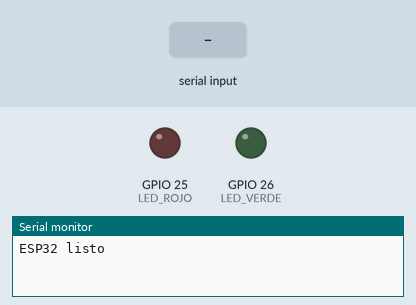
Recording of a sketch running on a simulated ESP32. On the bench: output pins drawn as LEDs (lit = HIGH), the last lines printed to the serial monitor. The inputs (shaded band) are chosen by the test bench.

Above: at 1.2 s.
1.3 s: "CARRO\n" received over Serial
At 1.8 s:
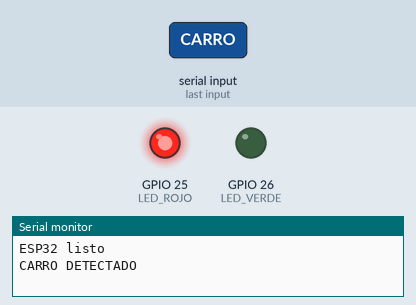
2.8 s: "MOTO\n" received over Serial
At 4.0 s:
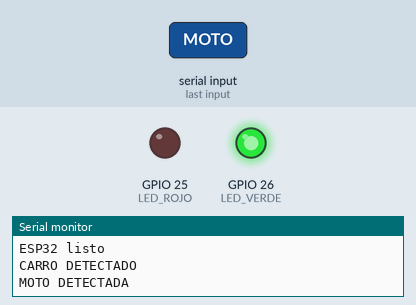
4.3 s: "OFF\n" received over Serial
At 5.3 s:
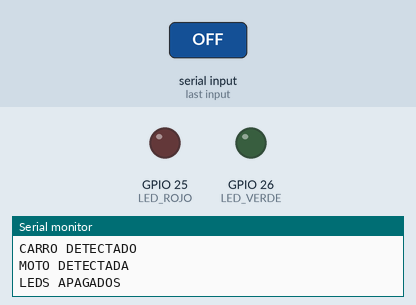
Timing chart, 0 to 7.3 s (numbered marks = the images above; inputs shaded):
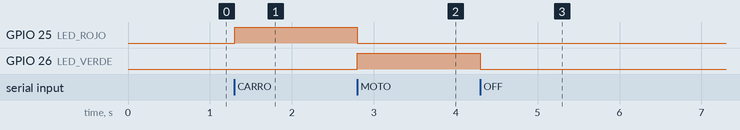

The sketch:

esp32_yolo_leds.ino
```cpp
// =====================================================
// INTEGRACIÓN YOLO + ESP32
// Detección de carro y motocicleta mediante LEDs
// =====================================================

// Pines de los LEDs
const int LED_ROJO = 25;
const int LED_VERDE = 26;

void setup() {

  // Configurar LEDs como salida
  pinMode(LED_ROJO, OUTPUT);
  pinMode(LED_VERDE, OUTPUT);

  // Inicialmente ambos apagados
  digitalWrite(LED_ROJO, LOW);
  digitalWrite(LED_VERDE, LOW);

  // Comunicación serial con Python
  Serial.begin(115200);

  Serial.println("ESP32 listo");
}

void loop() {

  // Revisar si llegó información desde Python/YOLO
  if (Serial.available() > 0) {

    String mensaje = Serial.readStringUntil('\n');
    mensaje.trim();

    // -----------------------------
    // CARRO → LED ROJO
    // -----------------------------
    if (mensaje == "CARRO") {

      digitalWrite(LED_ROJO, HIGH);
      digitalWrite(LED_VERDE, LOW);

      Serial.println("CARRO DETECTADO");
    }

    // -----------------------------
    // MOTO → LED VERDE
    // -----------------------------
    else if (mensaje == "MOTO") {

      digitalWrite(LED_ROJO, LOW);
      digitalWrite(LED_VERDE, HIGH);

      Serial.println("MOTO DETECTADA");
    }

    // -----------------------------
    // APAGAR LEDs
    // -----------------------------
    else if (mensaje == "OFF") {

      digitalWrite(LED_ROJO, LOW);
      digitalWrite(LED_VERDE, LOW);

      Serial.println("LEDS APAGADOS");
    }
  }
}
```

Measured:
- after the input at 1.3 s, GPIO 25 (LED_ROJO): LOW → HIGH at once
- after the input at 2.8 s, GPIO 25 (LED_ROJO): HIGH → LOW at once; GPIO 26 (LED_VERDE): LOW → HIGH at once
- after the input at 4.3 s, GPIO 26 (LED_VERDE): HIGH → LOW at once
